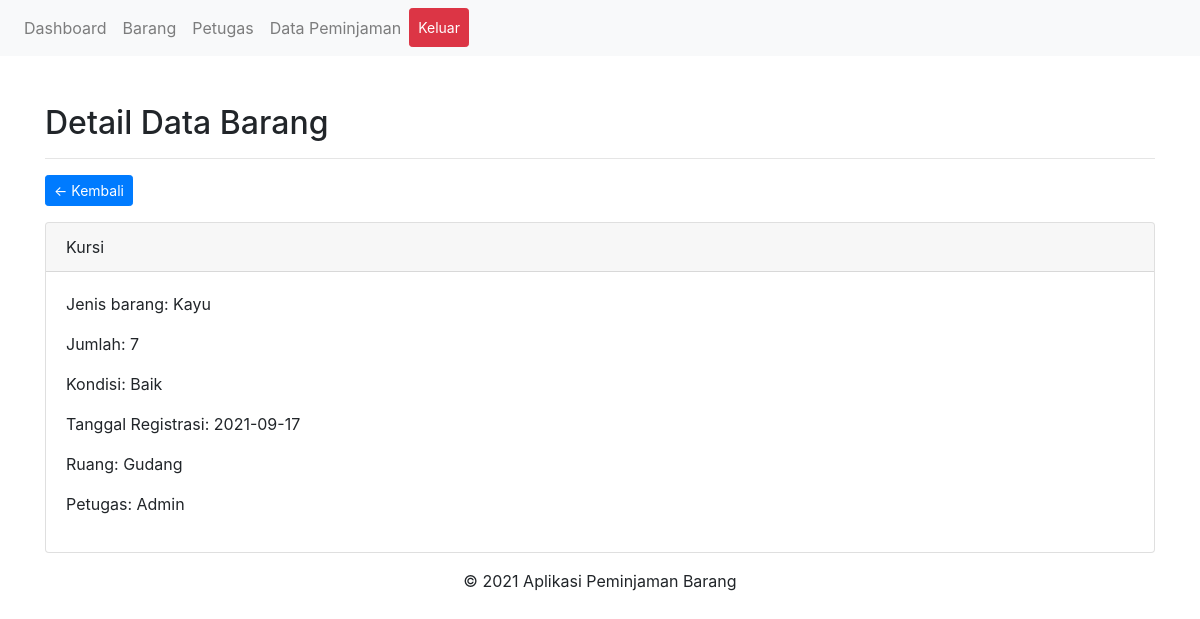
/admin/data-barang.php?p=detail-barang&id=8 (signed in), run on the app's committed database.
### tables this page shows
CREATE TABLE `barang` (
  `id_barang` int(11) NOT NULL,
  `id_user` int(11) NOT NULL,
  `jenis` varchar(30) NOT NULL,
  `jumlah` int(11) NOT NULL,
  `keterangan` text NOT NULL,
  `kondisi` varchar(20) NOT NULL,
  `nama_barang` varchar(50) NOT NULL,
  `tgl_regis` date NOT NULL,
  `ruang` varchar(30) NOT NULL
);

CREATE TABLE `users` (
  `id_user` int(11) NOT NULL,
  `nama` varchar(50) NOT NULL,
  `username` varchar(30) NOT NULL,
  `password` varchar(100) NOT NULL,
  `id_level` enum('1','2') NOT NULL
);

### admin/includes/detail-barang.php (the view)
<div class="container mt-5">
	<h2>Detail Data Barang</h2>
	<hr>
	<a href="data-barang.php" class="btn btn-primary btn-sm float-left">&larr; Kembali</a>
	<div class="clearfix"></div>
	<?php
		$sql = $conn->query("SELECT * FROM barang INNER JOIN users WHERE id_barang = '".$_GET['id']."'");
		$data = $sql->fetch_assoc();
	?>
	<div class="card mt-3">
		<div class="card-header">
			<?= $data['nama_barang']; ?>
		</div>
		<div class="card-body">
			<p>Jenis barang: <?= $data['jenis']; ?></p>
			<p>Jumlah: <?= $data['jumlah']; ?></p>
			<p>Kondisi: <?= $data['kondisi']; ?></p>
			<p>Tanggal Registrasi: <?= $data['tgl_regis']; ?></p>
			<p>Ruang: <?= $data['ruang']; ?></p>
			<p>Petugas: <?= $data['nama']; ?></p>
		</div>
	</div>
</div>

### data on the page
barang: nama_barang "Kursi", jenis "Kayu", jumlah "7", kondisi "Baik", tgl_regis "2021-09-17", ruang "Gudang"
users: nama "Admin"
